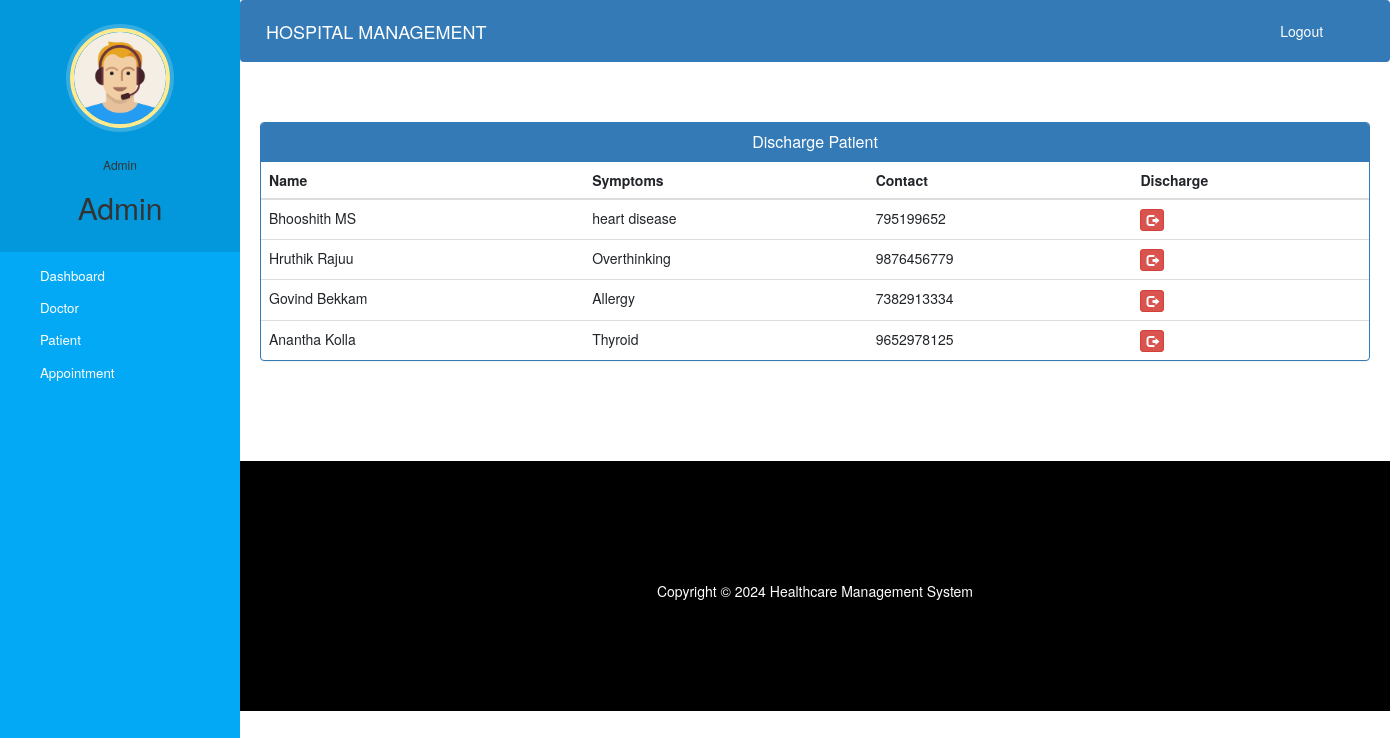
Screenshot of /admin-discharge-patient (signed in) with the database file from the repository.
### hospital/models.py (models this page shows, shortened)
class Patient(models.Model):
    user=models.OneToOneField(User,on_delete=models.CASCADE)
    profile_pic= models.ImageField(upload_to='profile_pic/PatientProfilePic/',null=True,blank=True)
    address = models.CharField(max_length=40)
    mobile = models.CharField(max_length=20,null=False)
    symptoms = models.CharField(max_length=100,null=False)
    assignedDoctorId = models.PositiveIntegerField(null=True)
    admitDate=models.DateField(auto_now=True)
    status=models.BooleanField(default=False)
    @property
    def get_name(self):
        return self.user.first_name+" "+self.user.last_name

### hospital/views.py (the view)
# urls.py: path('admin-discharge-patient', views.admin_discharge_patient_view,name='admin-discharge-patient'),
@login_required(login_url='adminlogin')
@user_passes_test(is_admin)
def admin_discharge_patient_view(request):
    patients=models.Patient.objects.all().filter(status=True)
    return render(request,'hospital/admin_discharge_patient.html',{'patients':patients})

### hospital/views.py (called while the page is built)
def is_admin(user):
    return user.groups.filter(name='ADMIN').exists()

### templates/hospital/admin_discharge_patient.html (shortened to what this page needs)
{% extends 'hospital/admin_base.html' %}
{% block content %}
<head>
  <link href="//netdna.bootstrapcdn.com/bootstrap/3.0.0/css/bootstrap.min.css" rel="stylesheet" id="bootstrap-css">
</head>
<div class="container">
  <div class="panel panel-primary">
    <div class="panel-heading">
      <h6 class="panel-title">Discharge Patient</h6>
    </div>
    <table class="table table-hover" id="dev-table">
      <thead>
        <tr>
          <th>Name</th>
          <th>Symptoms</th>
          <th>Contact</th>
          <th>Discharge</th>
        </tr>
      </thead>
      {% for p in patients %}
      <tr>
        <td> {{p.get_name}}</td>
        <td>{{p.symptoms}}</td>
        <td>{{p.mobile}}</td>
        <td><a class="btn btn-danger btn-xs" href="{% url 'discharge-patient' p.id  %}"><span class="glyphicon glyphicon-log-out"></span></a></td>
      </tr>
      {% endfor %}
    </table>
  </div>
</div>
{% endblock content %}

### templates/hospital/admin_base.html (shortened to what this page needs)
<!DOCTYPE html>
{% load static %}
<html lang="en">
<head>
  <link rel="stylesheet" href="https://stackpath.bootstrapcdn.com/bootstrap/4.3.1/css/bootstrap.min.css">
  <link rel="stylesheet" href="https://maxcdn.bootstrapcdn.com/font-awesome/4.7.0/css/font-awesome.min.css">
  <link rel="stylesheet" href="{% static '/style.css' %}">
</head>
<body>
  <nav class="menu" tabindex="0">
    <header class="avatar">
      <img src="{% static "images/adminpropic.png" %}" />
      <br><br>
      <h6>Admin</h6>
      <h2>{{request.user.first_name}}</h2>
    </header>
    <ul>
      <li tabindex="0" class="icon-dashboard"> <a style="color:white; text-decoration:none;" href="/admin-dashboard"><span>Dashboard</span></a> </li>
      <li tabindex="0" class="icon-customers"> <a style="color:white; text-decoration:none;" href="/admin-doctor"><span>Doctor</span></a></li>
      <li tabindex="0" class="icon-users"> <a style="color:white; text-decoration:none;" href="/admin-patient"><span>Patient</span></a></li>
      <li tabindex="0" class="icon-calendar"> <a style="color:white; text-decoration:none;" href="/admin-appointment"><span>Appointment</span></a></li>
    </ul>
  </nav>
  <main>
    <div class="bs-example">
      <nav class="navbar navbar-expand-md  navbar-dark fixed-top" style="background:#337AB7;">
        <a href="/admin-dashboard" class="navbar-brand">HOSPITAL MANAGEMENT</a>
        <div class="collapse navbar-collapse justify-content-between" id="navbarCollapse">
          <div class="navbar-nav" style=" margin-left: 90%;">
           <a href="{% url 'logout' %}" style="color: white; text-decoration: none;">Logout</a>
          </div>
        </div>
      </nav>
    </div>
    <br><br>
    {% block content %}
    {% endblock content %}
    <br><br><br><br>
    <footer>
      <br>
      <div class="container">
        <div class="row">
          <div class="col-md-12 col-sm-12">
            <div style="color:#ffffff;" class="wow fadeInUp footer-copyright">
              <p>
                Copyright &copy; 2024 Healthcare Management System </p>
            </div>
          </div>
        </div>
      </div>
    </footer>
  </main>
</body>
</html>

### static/style.css (style rules this page uses)
body { padding-left: 240px; }
main { position: relative; height: 100vh; }
.menu { background: #5bc995; height: 100vh; width: 240px; position: fixed; top: 0px; left: 0; z-index: 5; outline: none; }
.menu .avatar { background: rgba(0, 0, 0, 0.1); padding: 2em 0.5em; text-align: center; }
.menu .avatar img { width: 100px; border-radius: 50%; overflow: hidden; border: 4px solid #ffea92; box-shadow: 0 0 0 4px rgba(255, 255, 255, 0.2); }
.menu .avatar h2 { font-weight: normal; margin-bottom: 0; }
.menu ul { list-style: none; padding: 0.5em 0; margin: 0; }
.menu ul li { padding: 0.5em 1em 0.5em 3em; font-size: 0.95em; font-weight: regular; background-repeat: no-repeat; background-position: left 15px center; background-size: auto 20px; transition: all 0.15s linear; cursor: pointer; }
.menu ul li.icon-dashboard { background-image: url("http://www.entypo.com/images//gauge.svg"); }
.menu ul li.icon-customers { background-image: url("http://www.entypo.com/images//briefcase.svg"); }
.menu ul li.icon-users { background-image: url("http://www.entypo.com/images//users.svg"); }
.menu ul li.icon-calendar { background-image: url("http://www.entypo.com/images//calendar.svg"); }

### templates/hospital/admin_base.html (style rules this page uses)
a:link { text-decoration: none; }
a { color: white; }
footer { padding: 0px 0px 0px 0px; background-color: black; margin: 0px; }
p { text-align: center; }
body { padding-left: 240px; }
main { position: relative; height: 100vh; }
.menu { background: #03a9f4; height: 100vh; width: 240px; position: fixed; top: 0px; left: 0; z-index: 5; outline: none; }
.menu .avatar { background: rgba(0, 0, 0, 0.1); padding: 2em 0.5em; text-align: center; }
.menu .avatar img { width: 100px; border-radius: 50%; overflow: hidden; border: 4px solid #ffea92; box-shadow: 0 0 0 4px rgba(255, 255, 255, 0.2); }
.menu .avatar h2 { font-weight: normal; margin-bottom: 0; }
.menu ul { list-style: none; padding: 0.5em 0; margin: 0; }
.menu ul li { padding: 0.5em 1em 0.5em 3em; font-size: 0.95em; font-weight: regular; background-repeat: no-repeat; background-position: left 15px center; background-size: auto 20px; transition: all 0.15s linear; cursor: pointer; }
.menu ul li.icon-dashboard { background-image: url("http://www.entypo.com/images//gauge.svg"); }
.menu ul li.icon-customers { background-image: url("http://www.entypo.com/images//briefcase.svg"); }
.menu ul li.icon-users { background-image: url("http://www.entypo.com/images//users.svg"); }
.menu ul li.icon-calendar { background-image: url("http://www.entypo.com/images//calendar.svg"); }

### templates/hospital/admin_discharge_patient.html (style rules this page uses)
a:link { text-decoration: none; }
h6 { text-align: center; }
.row { margin: 100px; }

### rows the page displays
Patient: get_name "Bhooshith MS", symptoms "heart disease", mobile "795199652"
Patient: get_name "Hruthik Rajuu", symptoms "Overthinking", mobile "9876456779"
Patient: get_name "Govind Bekkam", symptoms "Allergy", mobile "7382913334"
Patient: get_name "Anantha Kolla", symptoms "Thyroid", mobile "9652978125"

### other values shown
{{ request.user.first_name }} "Admin"
